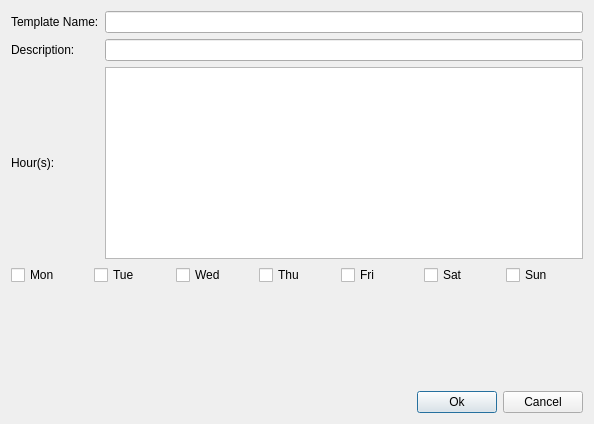
<?xml version="1.0" encoding="UTF-8"?>
<ui version="4.0">
 <class>dlgTemplate</class>
 <widget class="QDialog" name="dlgTemplate">
  <property name="geometry">
   <rect>
    <x>0</x>
    <y>0</y>
    <width>594</width>
    <height>424</height>
   </rect>
  </property>
  <property name="windowTitle">
   <string>New Template</string>
  </property>
  <layout class="QVBoxLayout" name="verticalLayout">
   <item>
    <layout class="QGridLayout" name="gridLayout">
     <item row="0" column="0">
      <widget class="QLabel" name="label">
       <property name="text">
        <string>Template Name:</string>
       </property>
      </widget>
     </item>
     <item row="0" column="1">
      <widget class="QLineEdit" name="txtName"/>
     </item>
     <item row="1" column="0">
      <widget class="QLabel" name="label_2">
       <property name="text">
        <string>Description:</string>
       </property>
      </widget>
     </item>
     <item row="1" column="1">
      <widget class="QLineEdit" name="txtDescription"/>
     </item>
     <item row="2" column="0">
      <widget class="QLabel" name="label_3">
       <property name="text">
        <string>Hour(s):</string>
       </property>
      </widget>
     </item>
     <item row="2" column="1">
      <widget class="QListWidget" name="lstHours">
       <property name="selectionMode">
        <enum>QAbstractItemView::MultiSelection</enum>
       </property>
       <property name="selectionBehavior">
        <enum>QAbstractItemView::SelectRows</enum>
       </property>
      </widget>
     </item>
    </layout>
   </item>
   <item>
    <layout class="QHBoxLayout" name="horizontalLayout_2">
     <item>
      <widget class="QCheckBox" name="cbMon">
       <property name="text">
        <string>Mon</string>
       </property>
      </widget>
     </item>
     <item>
      <widget class="QCheckBox" name="cbTue">
       <property name="text">
        <string>Tue</string>
       </property>
      </widget>
     </item>
     <item>
      <widget class="QCheckBox" name="cbWed">
       <property name="text">
        <string>Wed</string>
       </property>
      </widget>
     </item>
     <item>
      <widget class="QCheckBox" name="cbThu">
       <property name="text">
        <string>Thu</string>
       </property>
      </widget>
     </item>
     <item>
      <widget class="QCheckBox" name="cbFri">
       <property name="text">
        <string>Fri</string>
       </property>
      </widget>
     </item>
     <item>
      <widget class="QCheckBox" name="cbSat">
       <property name="text">
        <string>Sat</string>
       </property>
      </widget>
     </item>
     <item>
      <widget class="QCheckBox" name="cbSun">
       <property name="text">
        <string>Sun</string>
       </property>
      </widget>
     </item>
    </layout>
   </item>
   <item>
    <spacer name="verticalSpacer">
     <property name="orientation">
      <enum>Qt::Vertical</enum>
     </property>
     <property name="sizeHint" stdset="0">
      <size>
       <width>20</width>
       <height>40</height>
      </size>
     </property>
    </spacer>
   </item>
   <item>
    <layout class="QHBoxLayout" name="horizontalLayout">
     <item>
      <spacer name="horizontalSpacer">
       <property name="orientation">
        <enum>Qt::Horizontal</enum>
       </property>
       <property name="sizeHint" stdset="0">
        <size>
         <width>40</width>
         <height>20</height>
        </size>
       </property>
      </spacer>
     </item>
     <item>
      <widget class="QPushButton" name="btnOk">
       <property name="text">
        <string>Ok</string>
       </property>
      </widget>
     </item>
     <item>
      <widget class="QPushButton" name="btnCancel">
       <property name="text">
        <string>Cancel</string>
       </property>
      </widget>
     </item>
    </layout>
   </item>
  </layout>
 </widget>
 <resources/>
 <connections/>
</ui>
